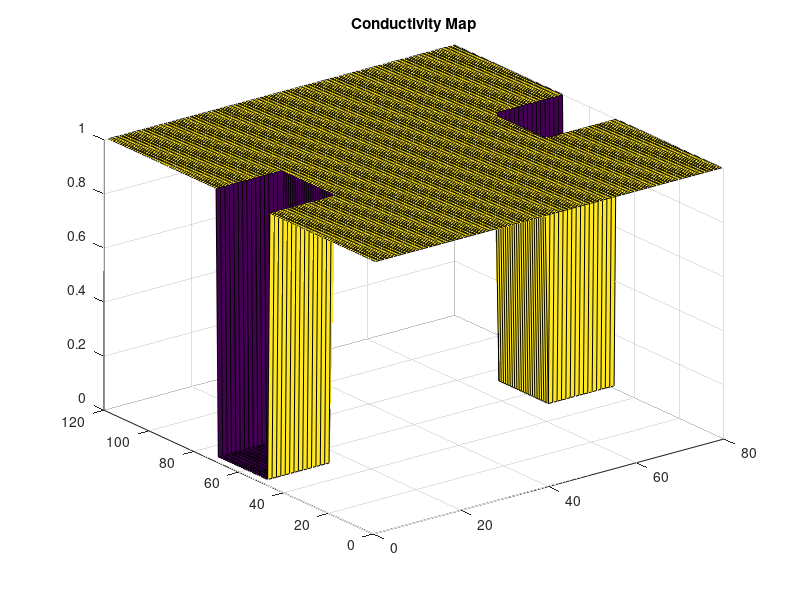
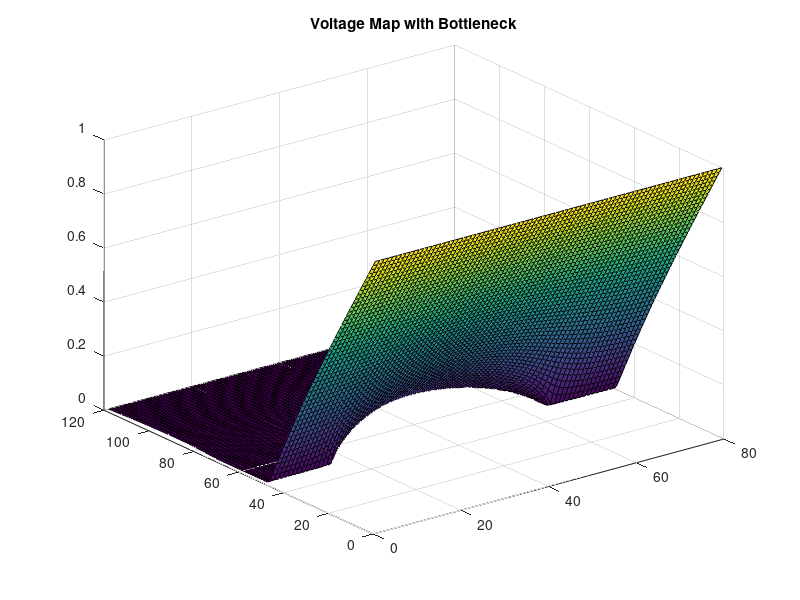
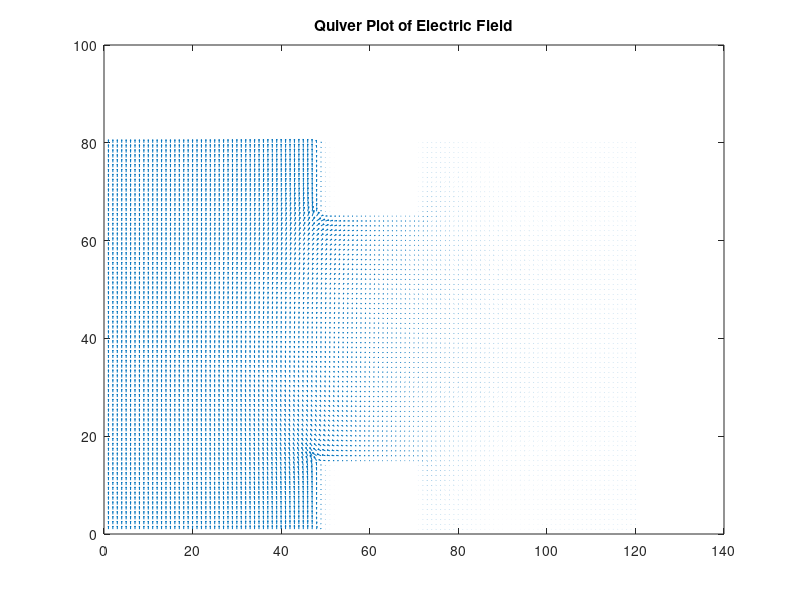
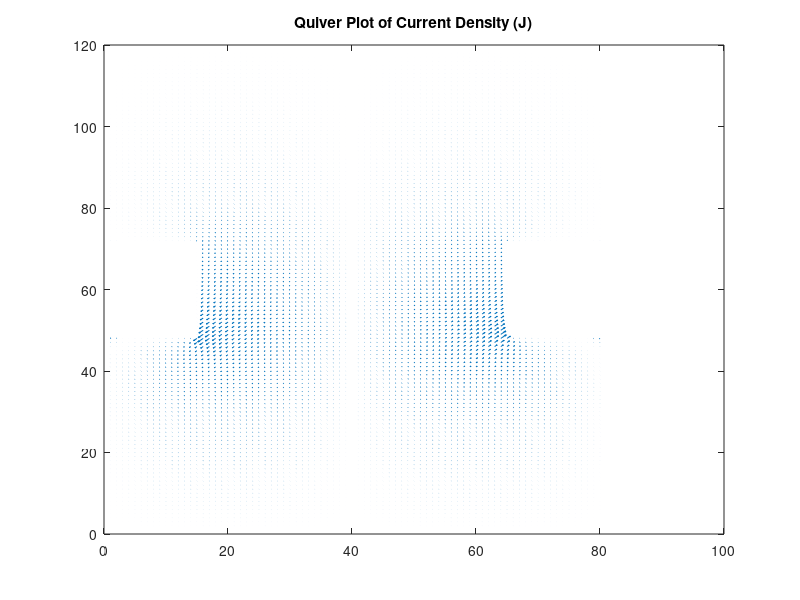

These charts were generated, in order, by the following MATLAB code:
%Question 2

x = 120;
y = 80;

G = sparse((x *y), (x*y));
V = zeros(1,(x *y));
Vo = 1;

conductivity1 = 1; %outside
conductivity2 = 1e-2; %inside

box1 = [(x* 2/5), (x* 3/5), y , (y *4/5)]; %lower box
box2 = [(x* 2/5), (x* 3/5),0, (y *1/5)]; %top box

bottleNeckVec = zeros(1,10);
currentVec = zeros(1,10);

% conductivity map
map = ones(x,y);

for i = 1:x
    for j = 1:y
        if (i < box1(2) && i >box1(1) && ((j < box2(4)) || (j > box1(4))))
            map(i,j) = conductivity2;
        end
    end
end
%plotting the map
figure(1);
surf(map);
title('Conductivity Map');


%Matrix G

for i = 1:x
    for j = 1:y
        
        n = j+(i-1) *y;
        
        if i==x
            G(n,:) = 0;
            G(n,n) = 1;

        elseif i==1
            G(n,:) = 0;  
            G(n,n) = 1;
            V(1,n) = 1; %Vo 
        elseif j ==1 && i>1 && i<x
            
            if i == box1(1)
                G(n,n) = -3;
                G(n,n+1) = conductivity2;
                G(n,n+y) = conductivity2;
                G(n,n-y) = conductivity1;  
            elseif i ==box1(2)
                G(n,n) = -3;
                G(n,n+1) = conductivity2;
                G(n,n+y) = conductivity1;
                G(n,n-y) = conductivity2;  
            elseif (i >box1(1) && i< box1(2))
                G(n,n) = -3;
                G(n,n+1) = conductivity2;
                G(n,n+y) = conductivity2;
                G(n,n-y) = conductivity2;  
            else
                G(n,n) = -3;
                G(n,n+1) = conductivity1;
                G(n,n+y) = conductivity1;
                G(n,n-y) = conductivity1;  
                
            end
            

            
        elseif j ==y && i >1 && i <x
            
            if i == box1(1)
                G(n,n) = -3;
                G(n, n-1) = conductivity2;
                G(n,n+y) = conductivity2;
                G(n,n-y) = conductivity1;
            elseif i == box1(2)
                G(n,n) = -3;
                G(n, n-1) = conductivity2;
                G(n,n+y) = conductivity1;
                G(n,n-y) = conductivity2;
            elseif(i >box1(1)&& i <box1(2))
                G(n,n) = -3;
                G(n, n-1) = conductivity2;
                G(n,n+y) = conductivity2;
                G(n,n-y) = conductivity2;
            else
                G(n,n) = -3;
                G(n, n-1) = conductivity1;
                G(n,n+y) = conductivity1;
                G(n,n-y) = conductivity1;
            end
        else
            if i == box1(1) && (j < box2(4) || (j > box1(4)))
                G(n,n) = -4;
                G(n,n+1) = conductivity2;  
                G(n,n-1) = conductivity2;
                G(n, n+y) = conductivity2;
                G(n,n-y) = conductivity1;
            elseif i == box1(2) && (j < box2(4) || (j > box1(4)))
                G(n,n) = -4;
                G(n,n+1) = conductivity2;  
                G(n,n-1) = conductivity2;
                G(n, n+y) = conductivity1;
                G(n,n-y) = conductivity2;
            elseif i > box1(1) && i <box1(2) && (j < box2(4) || (j > box1(4)))
                G(n,n) = -4;
                G(n,n+1) = conductivity2;  
                G(n,n-1) = conductivity2;
                G(n, n+y) = conductivity2;
                G(n,n-y) = conductivity1;
            else 
                G(n,n) = -4;
                G(n,n+1) = conductivity1;  
                G(n,n-1) = conductivity1;
                G(n, n+y) = conductivity1;
                G(n,n-y) = conductivity1;
            end      
        end
    end 
end

solution1 = G\V';

act = zeros(x,y);

for i =1:x
    for j = 1:y
        n = j+(i-1) * y;
        act(i,j) = solution1(n);
    end
end


figure(2);
surf(act);
title('Voltage Map with Bottleneck');

[Efx,Efy] = gradient(act);
Efx = -Efx;
Efy = -Efy;

figure(3)
axis tight
quiver(Efx',Efy');
title('Quiver Plot of Electric Field')

%plotting current density

Jx = Efx .* map;
Jy = Efx .*map;
figure(4)
axis tight
quiver(Jx,Jy);
title('Quiver Plot of Current Density (J)')

magnitude = ((Jx .^2) + (Jy .^2)) .^0.5;

figure(5)
title('Magnitude of Current Density')
surface(magnitude)
axis tight

currentflow = sum(Jx(x/2,:));

figure(6)
title('Electric Field along the Y direction')
surface(Efy)

figure(7)
title('Electric Field along the X direction')
surface(Efx)

